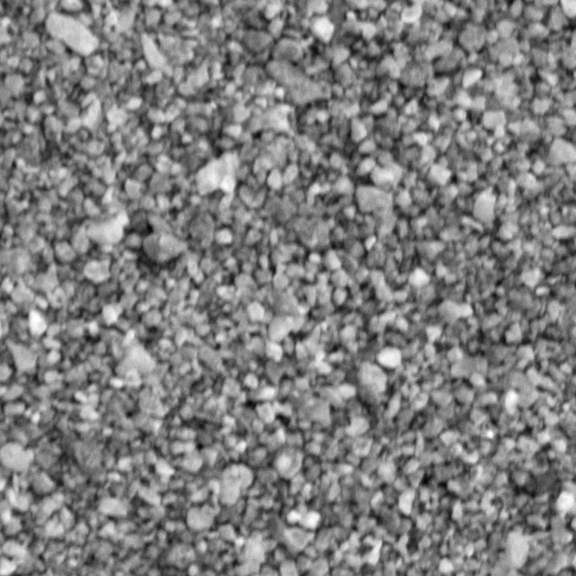
#> input picture Texture_Classification/training-set/Sand/p001.png, 576 x 576 px; its folder holds only this picture in this run
$ python step1_LBP.py
#> lines starting #> are read from the running program, lines starting #| are printed output that depends on the picture
from pathlib import Path

from PIL import Image, ImageOps                         # for image I/O
import numpy as np                                      # N-D array module
import matplotlib.pyplot as plt                         # visualization module
# color map for confusion matrix
from matplotlib import cm

# open source implementation of LBP
from skimage.feature import local_binary_pattern
# data preprocessing module in scikit-learn
from sklearn import preprocessing
# SVM implementation in scikit-learn
from sklearn.svm import LinearSVC

plt.rcParams['font.size'] = 11

# LBP function params
radius = 3
n_points = 8 * radius
METHOD = 'uniform'
n_bins = n_points + 2

def compute_lbp(arr):
    """Find LBP of all pixels.
    Also perform Vectorization/Normalization to get feature vector.
    """
    lbp = local_binary_pattern(arr, n_points, radius, METHOD)
    lbp = lbp.ravel()
    # feature_len = int(lbp.max() + 1)
    feature = np.zeros(n_bins)
    for i in lbp:
        feature[int(i)] += 1
    feature /= np.linalg.norm(feature, ord=1)
    return feature

def load_data(tag='training-set'):
    """Load (training/test) data from the directory.
    Also do preprocessing to extra features.
    """
#> called with tag = 'training-set'
    tag_dir = Path.cwd() / tag
    print(tag_dir)
    vec = []
    cat = []
    for cat_dir in tag_dir.iterdir():
        cat_label = cat_dir.stem
        for img_path in cat_dir.glob('*.png'):
            img = Image.open(img_path.as_posix())
#> img is the input picture: PIL image 576x576 L; min 5, max 255, mean 127
            #print(img_path.as_posix(), img.mode)
            if img.mode != 'L':
                img = ImageOps.grayscale(img)
                img.save(img_path.as_posix())
            arr = np.array(img)
            feature = compute_lbp(arr)
#> in compute_lbp, `lbp = local_binary_pattern(arr, n_points, radius, METHOD)`:
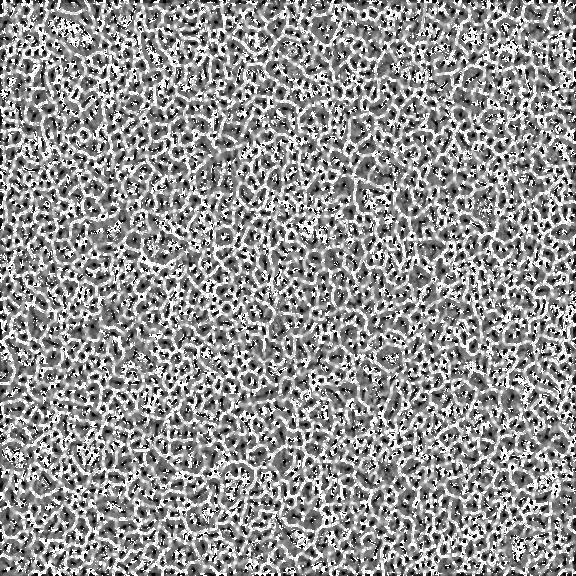
#> lbp: shape (576, 576) float64; min 0, max 25, mean 14.4; drawn with min black and max white
#> the loop in compute_lbp, `for i in lbp:` made 331776 passes
#> i on passes 1, 4, 5: 2, 25, 25
#> after the loop in compute_lbp, `for i in lbp:`: feature = 26 values, max 63415 at index 25, min 2844 at index 23, mean 12760.6
#> in compute_lbp, `feature /= np.linalg.norm(feature, ord=1)`: feature = 26 values, max 0.191 at index 25, min 0.00857 at index 23, mean 0.0385
            vec.append(feature)
            cat.append(cat_label)
#> pass 2 of the loop in load_data, `for cat_dir in tag_dir.iterdir():`:
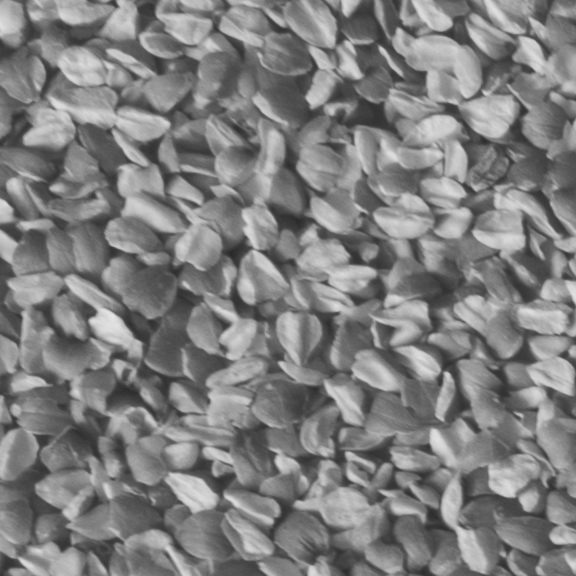
#> input picture Texture_Classification/training-set/Seed/p001.png, 576 x 576 px
#> in load_data, img is the input picture: PIL image 576x576 L; min 42, max 228, mean 127
#> in compute_lbp (call 2), `lbp = local_binary_pattern(arr, n_points, radius, METHOD)`:
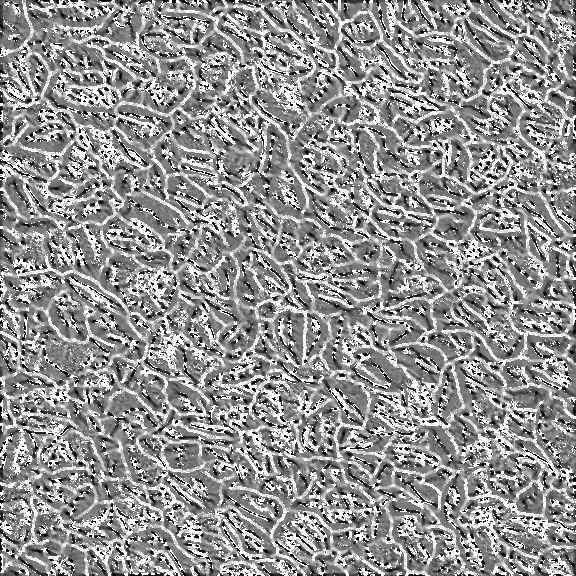
#> lbp: shape (576, 576) float64; min 0, max 25, mean 14.4; drawn with min black and max white
#> the loop in compute_lbp (call 2), `for i in lbp:` made 331776 passes
#> i on passes 1 to 3: 7, 8, 9
#> after the loop in compute_lbp (call 2), `for i in lbp:`: feature = 26 values, max 61978 at index 25, min 3187 at index 23, mean 12760.6
#> in compute_lbp (call 2), `feature /= np.linalg.norm(feature, ord=1)`: feature = 26 values, max 0.187 at index 25, min 0.00961 at index 23, mean 0.0385
    return vec, cat

vec_train, cat_train = load_data('training-set')        # load training data
#> vec_train = 2 items; cat_train = ['Sand', 'Seed']
np.save("vec_train.npy", vec_train)
np.save("cat_train.npy", cat_train)
